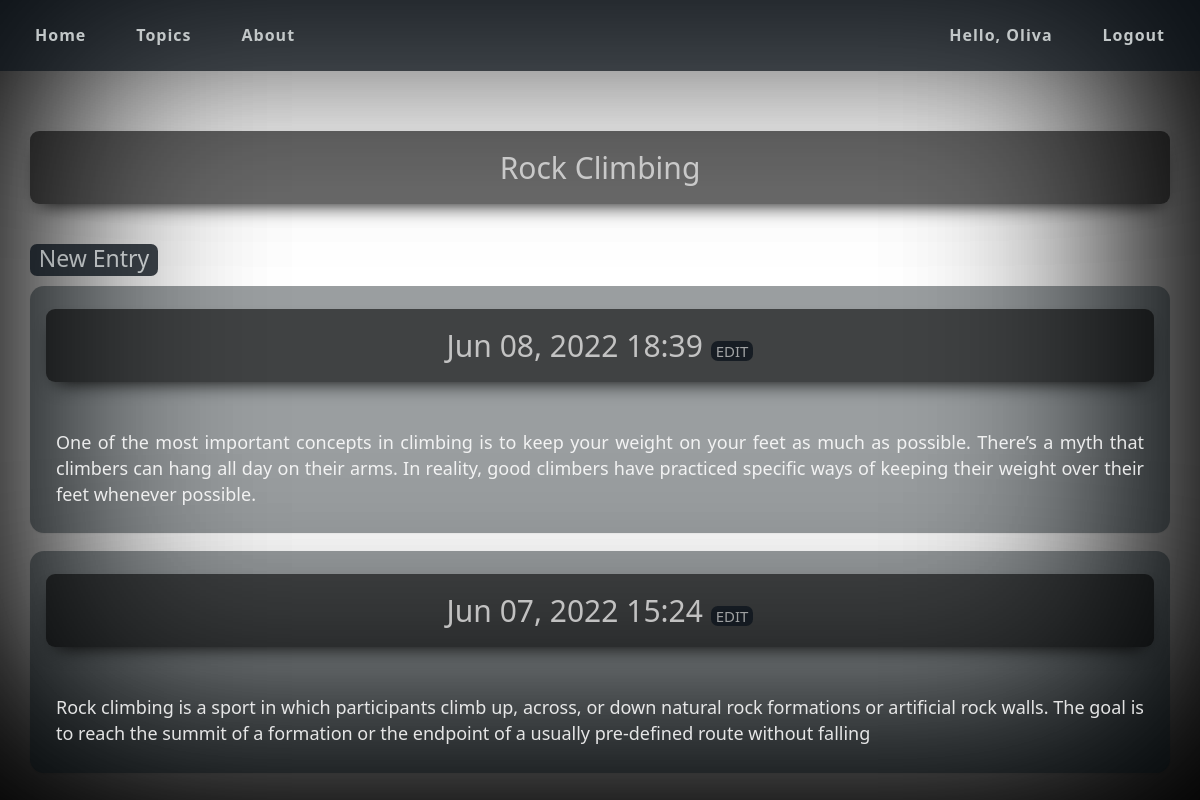
The page /topics/2/ (signed in) on the database its author committed.
### learning_logs/models.py (models this page shows, shortened)
class Topic(models.Model):
    text = models.CharField(max_length=200)
    date_added = models.DateTimeField(auto_now_add=True)
    owner = models.ForeignKey(User, on_delete=models.CASCADE, )
    def __str__(self):
        return self.text

class Entry(models.Model):
    topic = models.ForeignKey('Topic', on_delete=models.CASCADE)
    text = models.TextField()
    date_added = models.DateTimeField(auto_now_add=True)
    class Meta:
        verbose_name_plural = 'entries'

### learning_logs/views.py (the view)
# urls.py: url(r'^topics/(?P<topic_id>\d+)/$', views.topic, name='topic'),
@login_required
def topic(request, topic_id):
    topic = Topic.objects.get(id=topic_id)
    topic = get_object_or_404(Topic, id=topic_id)
    if topic.owner != request.user:
        raise Http404
    entries = topic.entry_set.order_by('-date_added')
    context = {'topic': topic, 'entries': entries}
    return render(request, 'learning_logs/topic.html', context)

### learning_logs/templates/learning_logs/topic.html
{% extends 'learning_logs/base.html' %}
 {% block header %}
 <h6>{{ topic }}</h6>
{% endblock header %}
{% block content %}
 <p>
 <h5><a href="{% url 'learning_logs:new_entry' topic.id %}">New Entry</a></h5>
 </p>
 {% for entry in entries %}
 <div class="panel panel-default">
 <div class="panel-heading">
<h6>
 {{ entry.date_added|date:'M d, Y H:i' }}
<small>
 <a href="{% url 'learning_logs:edit_entry' entry.id %}">
 <h8>EDIT</h8></a>
 </small>
 </h6>
 </div>
<div class="panel-body">
 {{ entry.text|linebreaks }}
 </div>
 </div>
 {% empty %}
   <p>There are no entries for this topic yet.</p>
 {% endfor %}
{% endblock content %}

### learning_logs/templates/learning_logs/base.html (shortened to what this page needs)
{% load bootstrap3 %}
<!DOCTYPE html>
<html lang="en">
<head>
{% bootstrap_css %}
 <div class="vignette"> </div>
 <div class="vignette"> </div>
</head>
<body>
    <nav class="navbar navbar-default navbar-static-top">
        <div class="container">
        <div class="navbar-header">
       <a class="navbar-brand" href="{% url 'learning_logs:index' %}">Home</a>
        </div>
       <div id="navbar" class="navbar-collapse collapse">
       <ul class="nav navbar-nav">
       <li><a href="{% url 'learning_logs:topics' %}">Topics</a></li>
       <li><a href="{% url 'learning_logs:about' %}">About</a></li>
        </ul>
       <ul class="nav navbar-nav navbar-right">
        {% if user.is_authenticated %}
        <li><a>Hello, {{ user.username }}</a></li>
        <li><a href="{% url 'users:logout' %}">Logout</a></li>
        {% else %}
        <li><a href="{% url 'users:register' %}">Register</a></li>
        <li><a href="{% url 'users:login' %}">Login</a></li>
        {% endif %}
       </ul>
        </div>
        </div>
        </nav>
        <div class="container">
            <div class="page-header">
           {% block header %}{% endblock header %}
            </div>
            <div>
           {% block content %}{% endblock content %}
            </div>
            </div>
            </body>
           </html>

### learning_logs/templates/learning_logs/base.html (style rules this page uses)
.vignette { position: fixed; top: 0; left: 0; z-index: -1; width: 100%; height: 100%; box-shadow: -15px -40px 900px rgb(0 0 0) inset; }
p { margin: 10px; color: #ffffffde; text-align: justify; font-weight: 500; font-size: 18px; font-family: 'Segoe UI','Helvetica Neue',Helvetica,Roboto,Oxygen,Ubuntu,Cantarell,'Fira Sans','Droid Sans',sans-serif; }
.panel-heading { border-bottom: 1px solid transparent; padding: 12px 15px; }
.panel { margin-bottom: 18px; margin-top: 5px; border-radius: 14px; background-color: #040d1366; border: 1px solid transparent; }
.panel-default>.panel-heading { background-color: #13111100; border-color: #00000000; }
* { margin:0; padding:0; }
html,body { height:100%; }
body { height: 100vh; background-image: url(https://i.imgur.com/MsXNJwP.png); background-size: cover; background-repeat: no-repeat; background-attachment: fixed; width: 100%; }
.navbar-nav>li>a { padding-top: 15px; padding-bottom: 15px; padding: 25px 20px; display: block; font-size: 16px; font-weight: bold; letter-spacing: 1px; text-decoration: none; -webkit-transition: all 0.2s ease-out; transition: all 0.2s ease-out; position: relative; }
.navbar-default .navbar-nav>li>a { color: #c2c7c8; }
.navbar-default { background-color: #0d141cb5; border-color: #e7e7e700; }
.navbar-default .navbar-brand { padding: 25px 20px; color: #c2c7c8; font-size: 16px; font-weight: bold; letter-spacing: 1px; text-decoration: none; -webkit-transition: all 0.2s ease-out; }
h5 { font-size: 23px; opacity: 0.8; color: #2289ff; text-align: center; margin-right: auto; padding-top: 2px; padding-bottom: 5px; width: 128px; border-radius: 7px; font-family: 'Segoe UI','Helvetica Neue',Helvetica,Roboto,Oxygen,Ubuntu,Cantarell,'Fira Sans','Droid Sans',sans-serif; background: #0d141c; }
h6 { font-size: 30px; text-align: center; margin-right: auto; font-weight: 100; margin-left: auto; box-shadow: 0px 10px 20px -10px rgb(0 0 0); color: #dadadad9; border-radius: 9px; padding-top: 20px; padding-bottom: 20px; font-family: 'Segoe UI','Helvetica Neue',Helvetica,Roboto,Oxygen,Ubuntu,Cantarell,'Fira Sans','Droid Sans',sans-serif; background: #00000094; }
h8 { font-size: 15px; opacity: 0.8; color: #b9bbbc; text-align: center; margin-left: auto; padding-right: 5px; padding-left: 5px; width: 150px; border-radius: 7px; font-family: 'Segoe UI','Helvetica Neue',Helvetica,Roboto,Oxygen,Ubuntu,Cantarell,'Fira Sans','Droid Sans',sans-serif; background: #0d141c; }
a { font-weight: 400; color: #c2c7c8f5; text-decoration: none; }
a:link { text-decoration: none; }
.container { margin-right: auto; margin-left: auto; }
.page-header { padding-bottom: 9px; margin: 40px 0 20px; border-bottom: 1px solid #eee0; }
li { cursor: pointer; list-style-type: circle; font-size: 20px; padding-left: 10px; }
body { font-family: 'Segoe UI','Helvetica Neue',Helvetica,Roboto,Oxygen,Ubuntu,Cantarell,'Fira Sans','Droid Sans',sans-serif; }

### rows shown on the page
Topic: text "Rock Climbing"
Entry: date_added "Jun 08, 2022 18:39", text "One of the most important concepts in climbing is to keep your weight on your feet as much as possible. There’s a myth that climbers can hang all day on their arms. In reality, good climbers have practiced specific ways of keeping their weight over their feet whenever possible."
Entry: date_added "Jun 07, 2022 15:24", text "Rock climbing is a sport in which participants climb up, across, or down natural rock formations or artificial rock walls. The goal is to reach the summit of a formation or the endpoint of a usually pre-defined route without falling"

### other values the page prints
{{ user.username }} "Oliva"
